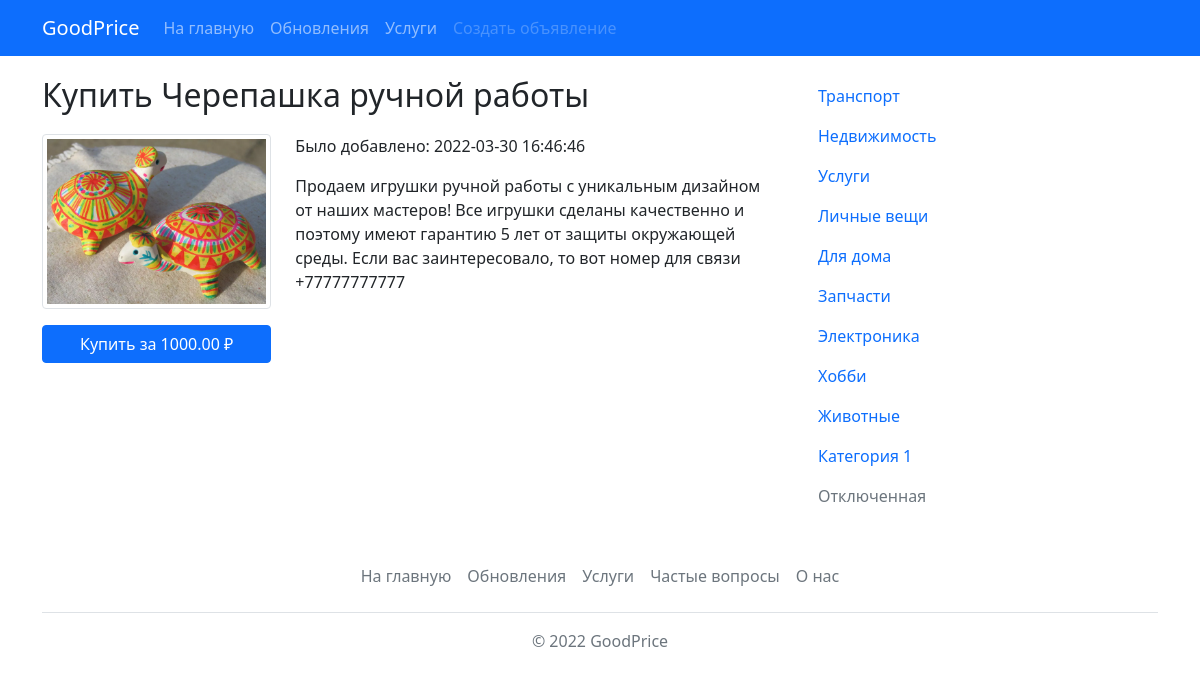
/product.php?id=6, run on the app's committed database.
### tables this page shows
CREATE TABLE `product` (
  `id` int(11) NOT NULL,
  `name` varchar(64) NOT NULL,
  `email` varchar(64) NOT NULL,
  `price` decimal(12,2) NOT NULL,
  `image` varchar(64) NOT NULL,
  `text` text NOT NULL,
  `categoryID` int(11) NOT NULL,
  `timeAdd` datetime NOT NULL
);

CREATE TABLE `categories` (
  `id` int(11) NOT NULL,
  `name` varchar(32) NOT NULL,
  `description` varchar(128) NOT NULL
);

### config.php (called while the page is built, shortened)
<?php
    $getUrl = $_SERVER["REQUEST_URI"];
?>

### product.php (the view, shortened to what this page needs)
<?php
    require_once 'config.php';
    if(isset($_GET['id'])) {
        $productId = $_GET['id'];
        $sql = "SELECT * FROM product WHERE id = '$productId'";
        $query = mysqli_query($dbConnect, $sql) or die(mysqli_error($dbConnect));
        $product = mysqli_fetch_assoc($query);
    }
    require_once 'template/header.php';
?>
    <div class="container create">
        <div class="row">
            <div class="col-xl-8">
            <h2>Купить <?=$product['name']?></h2>
                <div class="row">
                    <div class="col-xl-4">
                        <img src="<?=$product['image']?>" class="img-thumbnail" alt="Купить <?=$product['name']?>">
                        <button class="btn btn-primary col-xl-12 mt-3" type="button">Купить за <?=$product['price']?> ₽</button>
                    </div>
                    <div class="col-xl-8">
                        <p>Было добавлено: <?=$product['timeAdd'] ?></p>
                        <p><?=$product['text']?></p>
                    </div>
                </div>
            </div>
            <div class="col-xl-4">
                <?php require_once 'template/sidebar.php' ?>
            </div>
        </div>
    </div>
<?php require_once 'template/footer.php' ?>

### template/sidebar.php
<?php
    $sql = "SELECT * FROM categories";
    $query = mysqli_query($dbConnect, $sql) or die(mysqli_error($dbConnect));
?>
                <ul class="nav flex-column">
                    <?php
                        foreach($query as $category) {
                            if($getUrl == '/category.php?id='.$category['id']){
                                $activeSidebar = 'active';
                            } else{
                                $activeSidebar = '';
                            }
                            echo "
                            <li class=\"nav-item\">
                                <a class=\"nav-link $activeSidebar\" href=\"category.php?id={$category['id']}\">{$category['name']}</a>
                            </li>".PHP_EOL;
                        }
                    ?>
                    <li class="nav-item">
                        <a class="nav-link" href="#">Категория 1</a>
                    </li>
                    <li class="nav-item">
                        <a class="nav-link disabled">Отключенная</a>
                    </li>
                </ul>

### style/style.css (style rules this page uses)
.create { margin-top: 20px; }
.create h2 { margin-bottom: 20px; }

### data on the page
product: name "Черепашка ручной работы", image (picture), price "1000.00", timeAdd "2022-03-30 16:46:46", text "Продаем игрушки ручной работы с уникальным дизайном от наших мастеров! Все игрушки сделаны качественно и поэтому имеют гарантию 5 лет от защиты окружающей среды. Если вас заинтересовало, то вот номер для связи +77777777777"
categories: name "Транспорт"
categories: name "Недвижимость"
categories: name "Услуги"
categories: name "Личные вещи"
categories: name "Для дома"
categories: name "Запчасти"
categories: name "Электроника"
categories: name "Хобби"
categories: name "Животные"
